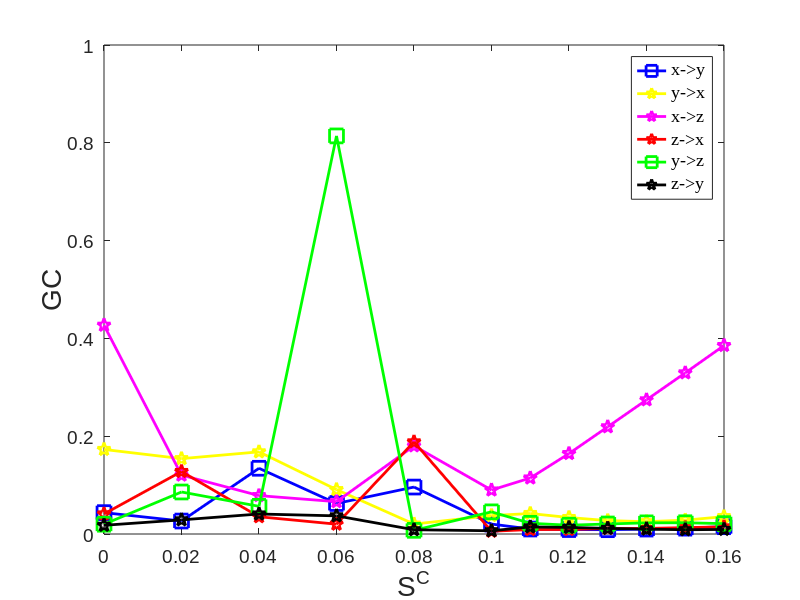

The MATLAB source for this figure:
%% Fig7_Case3_HH_Three_Neurons_KGC
% x->y, y->z
C=[0 0.02 0.04 0.06 0.08 0.1 0.11 0.12 0.13 0.14 0.15 0.16];
GC_xy=[0.0437 0.0265 0.1344 0.0624 0.0960 0.0203 0.0102 0.0091 0.0088 0.0101 0.0120 0.0149];  % 
GC_xz=[0.4269 0.1204 0.0785 0.0661 0.1802 0.0899 0.1145 0.1645 0.2192 0.2743 0.3295 0.3854];
GC_yx=[0.1729 0.1541 0.1680 0.0908 0.0203 0.0377 0.0419 0.0337 0.0274 0.0252 0.0283 0.0355];  %
GC_yz=[0.0200 0.0859 0.0566 0.8141 0.0075 0.0453 0.0219 0.0180 0.0205 0.0228 0.0230 0.0212];
GC_zx=[0.0410 0.1278 0.0353 0.0201 0.1884 0.0056 0.0091 0.0092 0.0113 0.0114 0.0130 0.0146];
GC_zy=[0.0178 0.0289 0.0409 0.0371 0.0087 0.0066 0.0145 0.0134 0.0115 0.0099 0.0087 0.0093];

% Plot
h0=figure;
clf;
plot(C,GC_xy,'MarkerSize',10,'Marker','s','LineWidth',2,...
'Color',[0 0 1]);hold on
plot(C,GC_yx,'MarkerSize',10,'Marker','p','LineWidth',2,...
'Color',[1 1 0]);
plot(C,GC_xz,'MarkerSize',10,'Marker','p','LineWidth',2,...
'Color',[1 0 1]);
plot(C,GC_zx,'MarkerSize',10,'Marker','p','LineWidth',2,...
'Color',[1 0 0]);
plot(C,GC_yz,'MarkerSize',10,'Marker','s','LineWidth',2,...
'Color',[0 1 0]);
plot(C,GC_zy,'MarkerSize',10,'Marker','p','LineWidth',2,...
'Color',[0 0 0]);
% Legend 
% Legend 
hleg1 =legend('x->y','y->x','x->z','z->x','y->z','z->y','northeast');
set(hleg1,'Location','northeast') 
set(hleg1,'FontName','Times New Roman','FontSize',18,'FontWeight','normal')
 
axis([0 0.16 0 1.0])
set(gca, 'XTick', 0:0.02:0.16); 
% set(gca, 'YTick',0:0.02:0.65);

% Create axis font size
set(gca,'FontName','Arial','FontSize',14)
% Create xlabel
xlabel({'S^C'},'FontSize',20,'FontName','Arial');
% Create ylabel
ylabel({'GC'},'FontSize',20,'FontName','Arial');

%%
print(h0,'-depsc2','-r300','KGC_HH_Three_Neurons_Fig7.eps')